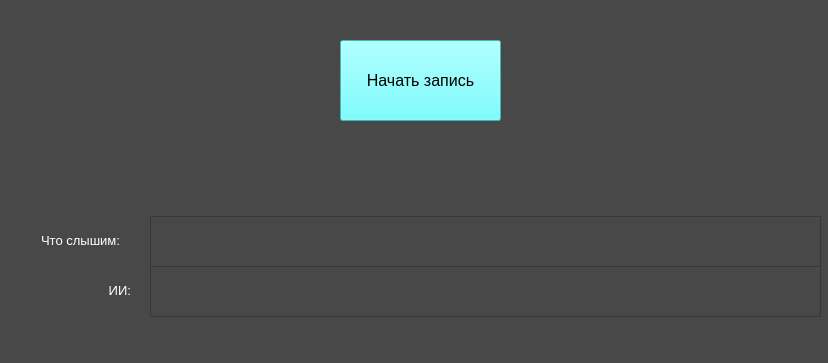
<?xml version="1.0" encoding="UTF-8"?>
<ui version="4.0">
 <class>YeVAInputWin</class>
 <widget class="QMainWindow" name="YeVAInputWin">
  <property name="geometry">
   <rect>
    <x>0</x>
    <y>0</y>
    <width>828</width>
    <height>363</height>
   </rect>
  </property>
  <property name="windowTitle">
   <string>VoiceInput</string>
  </property>
  <property name="styleSheet">
   <string notr="true">background-color: rgb(72, 72, 72);</string>
  </property>
  <widget class="QWidget" name="centralwidget">
   <widget class="QPushButton" name="pushButton">
    <property name="geometry">
     <rect>
      <x>340</x>
      <y>40</y>
      <width>161</width>
      <height>81</height>
     </rect>
    </property>
    <property name="font">
     <font>
      <pointsize>12</pointsize>
     </font>
    </property>
    <property name="styleSheet">
     <string notr="true">background-color: rgb(85, 255, 255);</string>
    </property>
    <property name="text">
     <string>Начать запись</string>
    </property>
   </widget>
   <widget class="QLabel" name="label">
    <property name="geometry">
     <rect>
      <x>20</x>
      <y>220</y>
      <width>121</width>
      <height>41</height>
     </rect>
    </property>
    <property name="font">
     <font>
      <pointsize>10</pointsize>
     </font>
    </property>
    <property name="styleSheet">
     <string notr="true">color: rgb(255, 255, 255);</string>
    </property>
    <property name="text">
     <string>Что слышим:</string>
    </property>
    <property name="alignment">
     <set>Qt::AlignCenter</set>
    </property>
   </widget>
   <widget class="QLabel" name="label_3">
    <property name="geometry">
     <rect>
      <x>20</x>
      <y>270</y>
      <width>111</width>
      <height>41</height>
     </rect>
    </property>
    <property name="font">
     <font>
      <pointsize>10</pointsize>
     </font>
    </property>
    <property name="styleSheet">
     <string notr="true">color: rgb(255, 255, 255);</string>
    </property>
    <property name="text">
     <string>ИИ:</string>
    </property>
    <property name="alignment">
     <set>Qt::AlignRight|Qt::AlignTrailing|Qt::AlignVCenter</set>
    </property>
   </widget>
   <widget class="QTextEdit" name="textEdit_Listen">
    <property name="geometry">
     <rect>
      <x>150</x>
      <y>216</y>
      <width>671</width>
      <height>51</height>
     </rect>
    </property>
    <property name="readOnly">
     <bool>true</bool>
    </property>
   </widget>
   <widget class="QTextEdit" name="textEdit_AI">
    <property name="geometry">
     <rect>
      <x>150</x>
      <y>266</y>
      <width>671</width>
      <height>51</height>
     </rect>
    </property>
    <property name="readOnly">
     <bool>true</bool>
    </property>
   </widget>
  </widget>
  <widget class="QMenuBar" name="menubar">
   <property name="geometry">
    <rect>
     <x>0</x>
     <y>0</y>
     <width>828</width>
     <height>26</height>
    </rect>
   </property>
  </widget>
  <widget class="QStatusBar" name="statusbar"/>
 </widget>
 <resources/>
 <connections/>
</ui>
